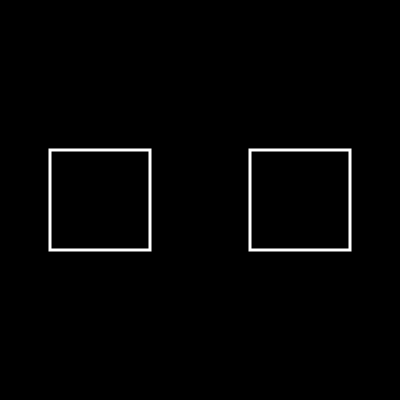
Frame 1 (no input)
Frame 60 (no input): identical to frame 1, image omitted
Frame 120 (the mouse pressed at the canvas centre since frame 60): identical to frame 1, image omitted

The p5.js sketch that drew this single still picture (run headless with seeded random() and noise() and a simulated clock; from frame 60 on, the mouse is pressed at the canvas centre):

// p5.js sketch
// ── sketch.js
//Priyanka Makin, 06/13/2017
//ATLS3000 - Code, PC3
//For description, please see: www.priyankamakin.com/code/


var value = 0;
var backColor = 0;
var strokeColor = 255;

var on = false;

function setup() {
	createCanvas(400, 400);
}

function draw() {
	console.log(value);
	background(backColor);



	stroke(strokeColor);
	strokeWeight(3);
	
	//left button
	noFill();
	if(mouseX > 50 && mouseX < 150 && mouseY > 150 && mouseY < 250){
		fill(255, 0, 0);
		if(mouseIsPressed){
			background(backColor);
			stroke(strokeColor);				
			noFill();
			ellipse(100, 200, 100, 100);
			noStroke();
		}
	}
	rect(50, 150, 100, 100);

	//right button
	noFill();
	if(mouseX > 250 && mouseX <350 && mouseY > 150 && mouseY < 250){
		fill(0, 0, 255);
		value = 1;
	} else{
		value = 0;
	}
	stroke(strokeColor);
	rect(250, 150, 100, 100);
}

var val = true;
function mouseClicked(){
	if (value == 1 && val){
			backColor = 255;
			strokeColor = 0;
		} else {
			backColor = 0;
			strokeColor = 255;
		}
	val = !val;
}
